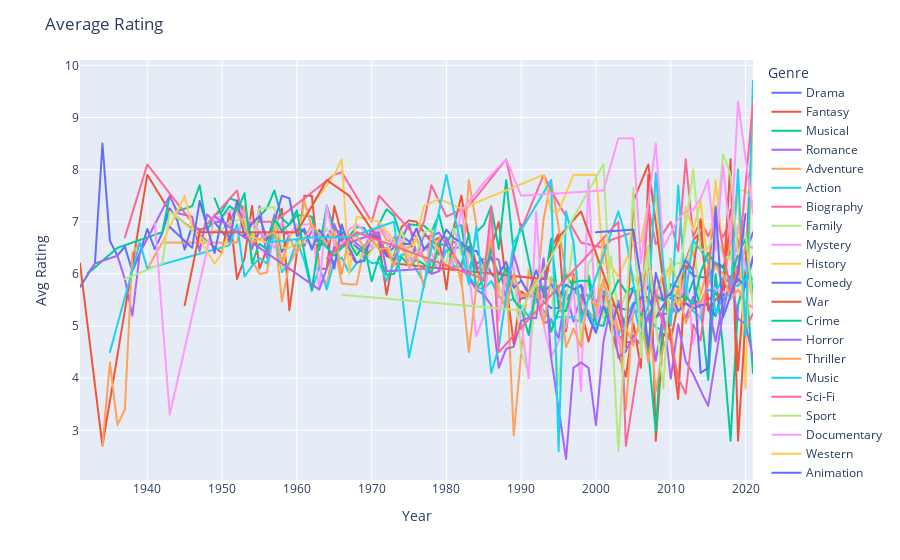

Write notebook code for a chart like this one.
### Code cell
avg_rating_by_year=df.groupby(['Year', 'Genre'])['Rating'].mean().reset_index()
top_genres = df['Genre'].value_counts().head(10).index
average_rating_by_year = avg_rating_by_year[avg_rating_by_year['Genre'].isin(top_genres)]
fig = px.line(avg_rating_by_year, x='Year', y='Rating', color = "Genre")
fig.update_layout(title='Average Rating', xaxis_title='Year', yaxis_title='Avg Rating')
fig.show()
